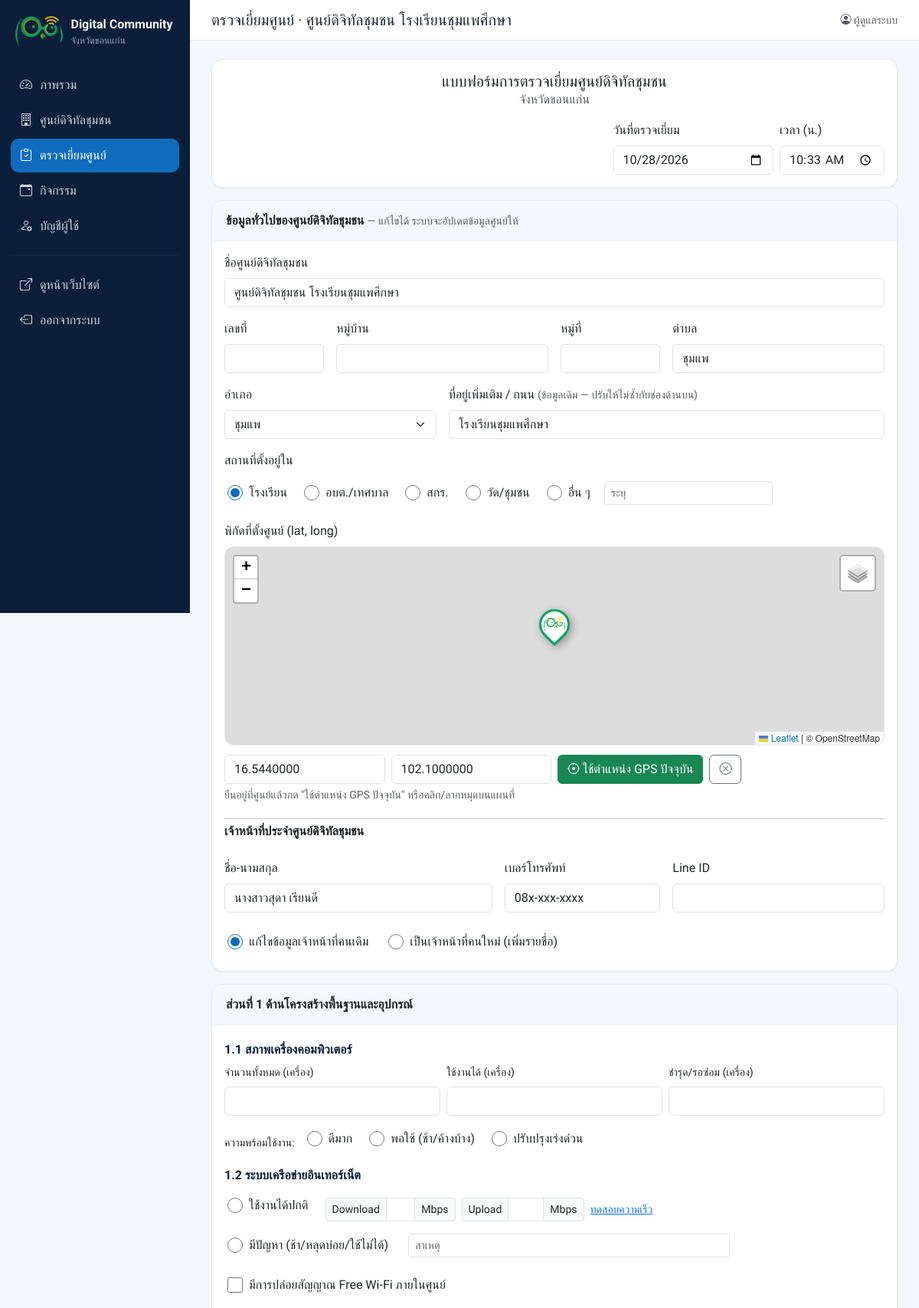
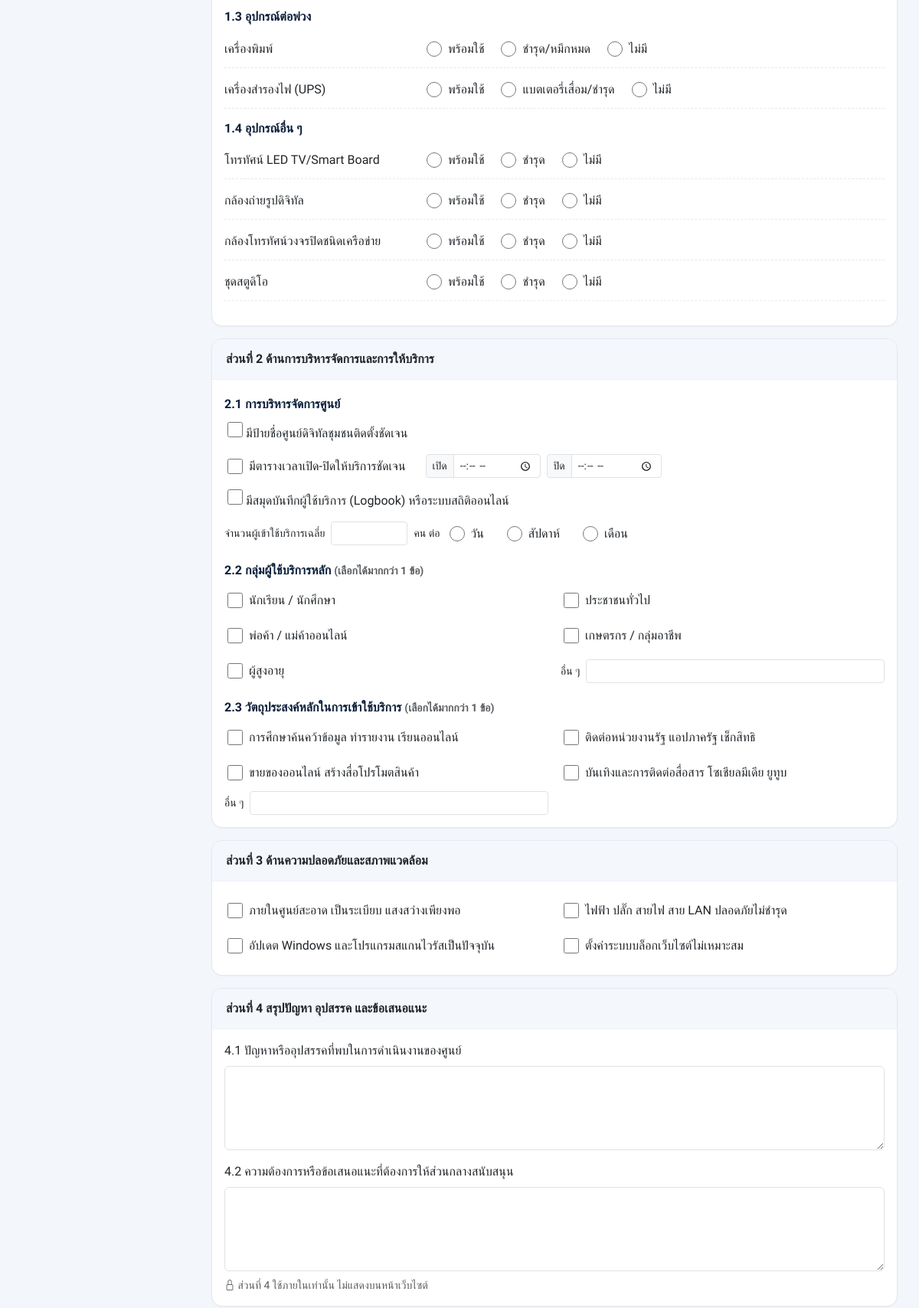
Screenshot of /admin/visit_form.php?center_id=2 (signed in, upper part) with the database file from the repository (2 pictures, top to bottom).
### tables this page shows
CREATE TABLE IF NOT EXISTS centers (
  id            INT UNSIGNED AUTO_INCREMENT PRIMARY KEY,
  code          VARCHAR(30)  NULL,                   
  name          VARCHAR(255) NOT NULL,
  center_type   VARCHAR(100) NOT NULL DEFAULT '',    
  house_no      VARCHAR(30)  NOT NULL DEFAULT '',    
  moo           VARCHAR(10)  NOT NULL DEFAULT '',    
  address       VARCHAR(255) NOT NULL DEFAULT '',    
  village       VARCHAR(100) NOT NULL DEFAULT '',
  subdistrict   VARCHAR(100) NOT NULL DEFAULT '',
  district      VARCHAR(100) NOT NULL DEFAULT '',
  province      VARCHAR(100) NOT NULL DEFAULT 'ขอนแก่น',
  postcode      VARCHAR(10)  NOT NULL DEFAULT '',
  lat           DECIMAL(10,7) NULL,
  lng           DECIMAL(10,7) NULL,
  phone         VARCHAR(50)  NOT NULL DEFAULT '',
  email         VARCHAR(150) NOT NULL DEFAULT '',
  facebook      VARCHAR(255) NOT NULL DEFAULT '',
  open_hours    VARCHAR(150) NOT NULL DEFAULT '',
  services      TEXT NULL,                           
  description   TEXT NULL,
  cover_image   VARCHAR(255) NOT NULL DEFAULT '',
  is_active     TINYINT(1)   NOT NULL DEFAULT 1,
  created_at    DATETIME     NOT NULL DEFAULT CURRENT_TIMESTAMP,
  updated_at    DATETIME     NOT NULL DEFAULT CURRENT_TIMESTAMP ON UPDATE CURRENT_TIMESTAMP,
  UNIQUE KEY uq_code (code),
  KEY idx_district (district)
);

CREATE TABLE IF NOT EXISTS center_staff (
  id          INT UNSIGNED AUTO_INCREMENT PRIMARY KEY,
  center_id   INT UNSIGNED NOT NULL,
  name        VARCHAR(150) NOT NULL,
  position    VARCHAR(150) NOT NULL DEFAULT '',
  phone       VARCHAR(50)  NOT NULL DEFAULT '',
  email       VARCHAR(150) NOT NULL DEFAULT '',
  line_id     VARCHAR(100) NOT NULL DEFAULT '',
  bio         TEXT NULL,
  photo       VARCHAR(255) NOT NULL DEFAULT '',
  sort_order  INT NOT NULL DEFAULT 0,
  created_at  DATETIME NOT NULL DEFAULT CURRENT_TIMESTAMP,
  CONSTRAINT fk_staff_center FOREIGN KEY (center_id) REFERENCES centers(id) ON DELETE CASCADE
);

### admin/visit_form.php (the view, shortened to what the rows shown need)
<?php
require_once __DIR__ . '/../includes/functions.php';
require_once __DIR__ . '/../includes/visit_form.php';
$me = require_login();
$pdo = db();
$visit = null;
$centerId = $visit ? (int)$visit['center_id'] : int_param('center_id');
    ?>
    <?php
$st = $pdo->prepare('SELECT * FROM centers WHERE id = ?');
$st->execute([$centerId]);
$c = $st->fetch();
$st = $pdo->prepare('SELECT * FROM center_staff WHERE center_id = ? ORDER BY sort_order, id');
$st->execute([$centerId]);
$staffList = $st->fetchAll();
$staff = $staffList[0] ?? ['id' => 0, 'name' => '', 'phone' => '', 'line_id' => '', 'position' => ''];
$v = $visit ?: [
    'visit_date' => date('Y-m-d'), 'visit_time' => date('H:i'), 'problems' => '', 'suggestions' => '',
    'informant_name' => $staff['name'], 'informant_position' => $staff['position'] ?: 'เจ้าหน้าที่ประจำศูนย์',
    'inspector_name' => $me['fullname'], 'inspector_position' => '', 'activity_id' => null,
];
$typeSel = visit_type_option((string)$c['center_type']);
$pageTitle = ($visit ? 'แก้ไขการตรวจเยี่ยม' : 'ตรวจเยี่ยมศูนย์') . ' · ' . $c['name'];
require __DIR__ . '/partials/header.php';
?>
<form method="post" enctype="multipart/form-data" class="visit-form">
  <div class="card mb-3 form-head">
    <div class="card-body">
      <div class="text-center mb-3">
        <h2 class="h5 mb-0">แบบฟอร์มการตรวจเยี่ยมศูนย์ดิจิทัลชุมชน</h2>
      </div>
      <div class="row g-2 justify-content-end">
        <div class="col-7 col-md-3"><label class="form-label">วันที่ตรวจเยี่ยม</label>
          <input type="date" name="visit_date" class="form-control" required value="<?= h($v['visit_date']) ?>"></div>
        <div class="col-5 col-md-2"><label class="form-label">เวลา (น.)</label>
          <input type="time" name="visit_time" class="form-control" value="<?= h(substr((string)$v['visit_time'], 0, 5)) ?>"></div>
      </div>
    </div>
  </div>
  <div class="card mb-3">
    <div class="card-body row g-3">
      <div class="col-12"><label class="form-label">ชื่อศูนย์ดิจิทัลชุมชน</label>
        <input name="c_name" class="form-control" required value="<?= h($c['name']) ?>"></div>
      <div class="col-8 col-md-4"><label class="form-label">ตำบล</label><input name="c_subdistrict" class="form-control" value="<?= h($c['subdistrict']) ?>"></div>
      <div class="col-md-8"><label class="form-label">ที่อยู่เพิ่มเติม / ถนน <small class="text-muted">(ข้อมูลเดิม — ปรับให้ไม่ซ้ำกับช่องด้านบน)</small></label>
        <input name="c_address" class="form-control" value="<?= h($c['address']) ?>"></div>
      <div class="col-12"><label class="form-label d-block">สถานที่ตั้งอยู่ใน</label>
        <div class="choice-row">
          <?php foreach (VISIT_LOCATION_TYPES as $val_ => $label): ?>
            <label class="choice"><input type="radio" name="c_type" value="<?= h($val_) ?>" <?= $typeSel === $val_ ? 'checked' : '' ?>> <?= h($label) ?></label>
          <?php endforeach; ?>
          <label class="choice"><input type="radio" name="c_type" value="other" <?= $typeSel === '' ? 'checked' : '' ?>> อื่น ๆ</label>
        </div></div>
      <div class="col-12">
        <div class="row g-2 mt-1 align-items-end">
          <div class="col-6 col-md-3"><input name="lat" id="lat" class="form-control" placeholder="Latitude" value="<?= h($c['lat']) ?>"></div>
          <div class="col-6 col-md-3"><input name="lng" id="lng" class="form-control" placeholder="Longitude" value="<?= h($c['lng']) ?>"></div>
        </div>
      </div>
      <div class="col-md-5"><label class="form-label">ชื่อ-นามสกุล</label><input name="staff_name" class="form-control" value="<?= h($staff['name']) ?>"></div>
      <div class="col-6 col-md-3"><label class="form-label">เบอร์โทรศัพท์</label><input name="staff_phone" type="tel" class="form-control" value="<?= h($staff['phone']) ?>"></div>
    </div>
  </div>
</form>
<?php require __DIR__ . '/partials/footer.php'; ?>

### admin/partials/header.php (shortened to what the rows shown need)
<?php
$user = require_login();
$pageTitle = $pageTitle ?? 'ระบบจัดการ';
?><!doctype html>
<html lang="th">
<head>
<link href="https://cdn.jsdelivr.net/npm/bootstrap@5.3.3/dist/css/bootstrap.min.css" rel="stylesheet">
<link href="https://cdn.jsdelivr.net/npm/bootstrap-icons@1.11.3/font/bootstrap-icons.min.css" rel="stylesheet">
<link href="https://cdnjs.cloudflare.com/ajax/libs/leaflet/1.9.4/leaflet.min.css" rel="stylesheet">
<link href="../assets/css/admin.css" rel="stylesheet">
</head>
<body>
<div class="admin-wrap">
  <main class="content">
    <header class="topbar">
      <h1 class="h5 mb-0"><?= h($pageTitle) ?></h1>
      <div class="ms-auto small text-muted"><i class="bi bi-person-circle"></i> <?= h($user['fullname'] ?: $user['username']) ?></div>
    </header>
    <div class="content-body">

### rows the page displays
centers: name "ตรวจเยี่ยมศูนย์ · ศูนย์ดิจิทัลชุมชน โรงเรียนชุมแพศึกษา", c_name "ศูนย์ดิจิทัลชุมชน โรงเรียนชุมแพศึกษา", c_subdistrict "ชุมแพ", c_address "โรงเรียนชุมแพศึกษา", center_type "☑ โรงเรียน", center_type "☐ อบต./เทศบาล", center_type "☐ สกร.", center_type "☐ วัด/ชุมชน", center_type "☐ อื่น ๆ", lat "16.5440000", lng "102.1000000"
center_staff: visit_date "10/28/2026", visit_time "10:33", staff_name "นางสาวสุดา เรียนดี", staff_phone "08x-xxx-xxxx"

### other values shown
PROVINCE "ขอนแก่น"
$label "ภาพรวม"
$label "ศูนย์ดิจิทัลชุมชน"
$label "ตรวจเยี่ยมศูนย์"
$label "กิจกรรม"
$label "บัญชีผู้ใช้"
$user['fullname'] ?: $user['username'] "ผู้ดูแลระบบ"
$label "โรงเรียน"
$label "อบต./เทศบาล"
$label "สกร."
$label "วัด/ชุมชน"
$o "ดีมาก"
$o "พอใช้ (ช้า/ค้างบ้าง)"
$o "ปรับปรุงเร่งด่วน"
$title "1.3 อุปกรณ์ต่อพ่วง"
